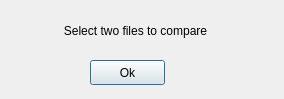
<?xml version="1.0" encoding="UTF-8"?>
<ui version="4.0">
 <class>Dialogcompare</class>
 <widget class="QDialog" name="Dialogcompare">
  <property name="geometry">
   <rect>
    <x>0</x>
    <y>0</y>
    <width>284</width>
    <height>99</height>
   </rect>
  </property>
  <property name="windowTitle">
   <string>Dialog</string>
  </property>
  <property name="windowIcon">
   <iconset>
    <normaloff>BOUTguilogo.png</normaloff>BOUTguilogo.png</iconset>
  </property>
  <widget class="QLabel" name="label">
   <property name="geometry">
    <rect>
     <x>0</x>
     <y>10</y>
     <width>271</width>
     <height>41</height>
    </rect>
   </property>
   <property name="text">
    <string>Select two files to compare</string>
   </property>
   <property name="alignment">
    <set>Qt::AlignCenter</set>
   </property>
  </widget>
  <widget class="QPushButton" name="pushButton">
   <property name="geometry">
    <rect>
     <x>90</x>
     <y>60</y>
     <width>75</width>
     <height>25</height>
    </rect>
   </property>
   <property name="text">
    <string>Ok</string>
   </property>
  </widget>
 </widget>
 <resources/>
 <connections>
  <connection>
   <sender>pushButton</sender>
   <signal>clicked()</signal>
   <receiver>Dialogcompare</receiver>
   <slot>close()</slot>
   <hints>
    <hint type="sourcelabel">
     <x>117</x>
     <y>52</y>
    </hint>
    <hint type="destinationlabel">
     <x>124</x>
     <y>36</y>
    </hint>
   </hints>
  </connection>
 </connections>
</ui>
